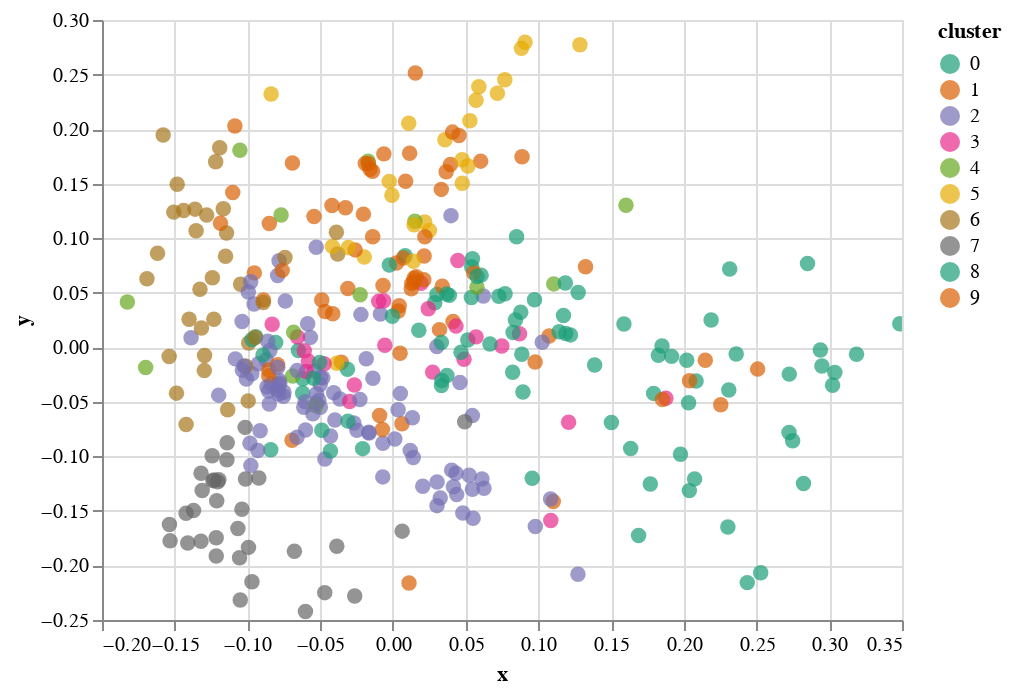

Notebook code cell kept with this figure:
### Code cell
alt.Chart(reduced_df).mark_circle(size=60).encode(
    x='x',
    y='y',
    color=alt.Color('cluster', scale=alt. 
                      Scale(scheme = 'dark2'), type='ordinal') ,
    tooltip=['title', 'cluster', 'top_words']
).interactive()

### Figure 1 — Vega-Lite specification as saved in the notebook (floating-point values rounded to 4 significant figures; data arrays with more than 128 entries replaced by an {"elided": "..."} marker saying what was removed)
{"config": {"view": {"continuousWidth": 400, "continuousHeight": 300}}, "data": {"name": "data-6b0c40cb4f178c4da3676ee85b61b536"}, "mark": {"type": "circle", "size": 60}, "encoding": {"color": {"type": "ordinal", "field": "cluster", "scale": {"scheme": "dark2"}}, "tooltip": [{"type": "nominal", "field": "title"}, {"type": "quantitative", "field": "cluster"}, {"type": "nominal", "field": "top_words"}], "x": {"type": "quantitative", "field": "x"}, "y": {"type": "quantitative", "field": "y"}}, "selection": {"selector013": {"type": "interval", "bind": "scales", "encodings": ["x", "y"]}}, "$schema": "https://vega.github.io/schema/vega-lite/v4.8.1.json", "datasets": {"data-6b0c40cb4f178c4da3676ee85b61b536": {"elided": "379 records"}}}
